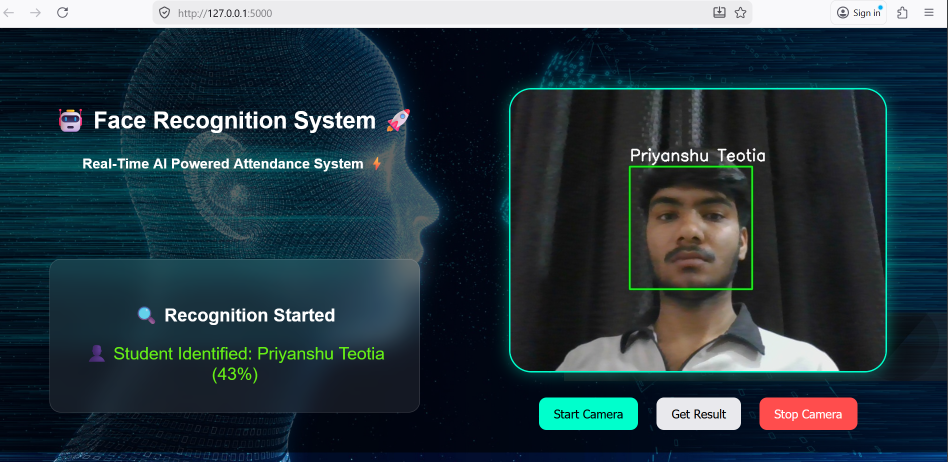
#> input picture Interface images/recognition.png, 1895 x 924 px, given as the content of the folder dataset, which was not available (shown at 1/2 size)
$ python -i trainer.py   (imports and definitions only)
#> lines starting #> are read from the running program, lines starting #| are printed output that depends on the picture
import cv2
import os
import numpy as np
from PIL import Image

# Path to dataset
path = 'dataset'

# Create LBPH recognizer
recognizer = cv2.face.LBPHFaceRecognizer_create()

detector = cv2.CascadeClassifier('cascade/haarcascade_frontalface_default.xml')

def getImagesAndLabels(path):
#> called with path = 'dataset'
    imagePaths = [os.path.join(path,f) for f in os.listdir(path)]

    faceSamples = []
    ids = []

    for imagePath in imagePaths:
        PIL_img = Image.open(imagePath).convert('L') # grayscale
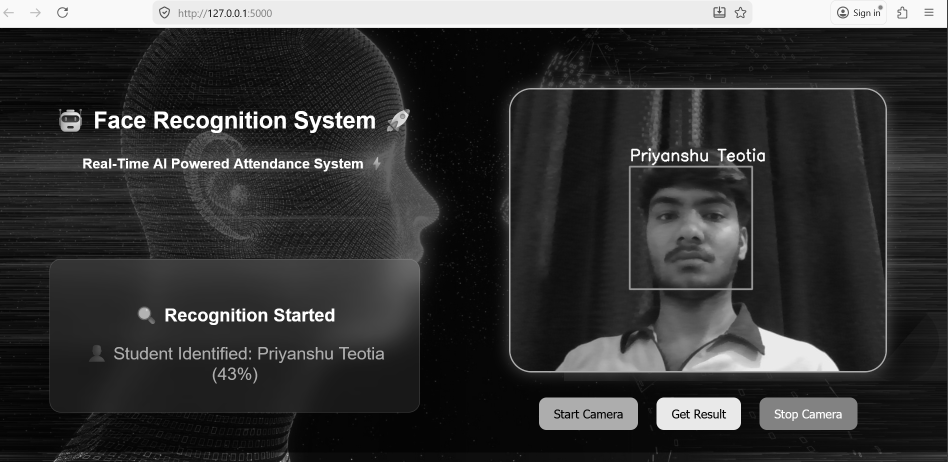
#> PIL_img: PIL image 1895x924 L (shown at 1/2 size); min 0, max 255, mean 53.6
        img_numpy = np.array(PIL_img,'uint8')

        id = int(os.path.split(imagePath)[-1].split(".")[1])

        faces = detector.detectMultiScale(img_numpy)

        for (x,y,w,h) in faces:
            faceSamples.append(img_numpy[y:y+h,x:x+w])
            ids.append(id)

    return faceSamples, ids

# [1 line not run here, left out]

# [1 line that did not run here, left out]

# [6 lines not run here, left out]

>>> result = getImagesAndLabels('Interface images/recognition.png')
#> (the run stopped early here; a loop or call above may not have finished)

$ run again, on Interface images/ui.png
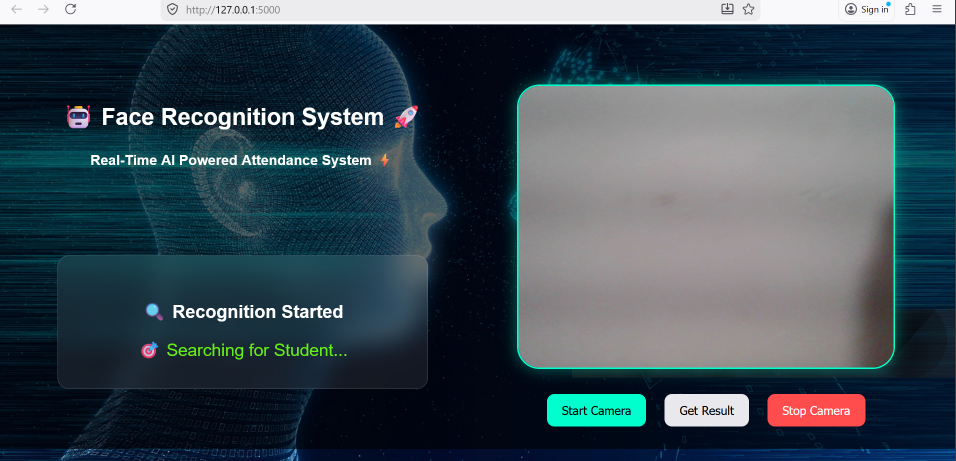
#> input picture Interface images/ui.png, 1911 x 921 px, given as the content of the folder dataset, which was not available (shown at 1/2 size)
#> in getImagesAndLabels, `PIL_img = Image.open(imagePath).convert('L')`:
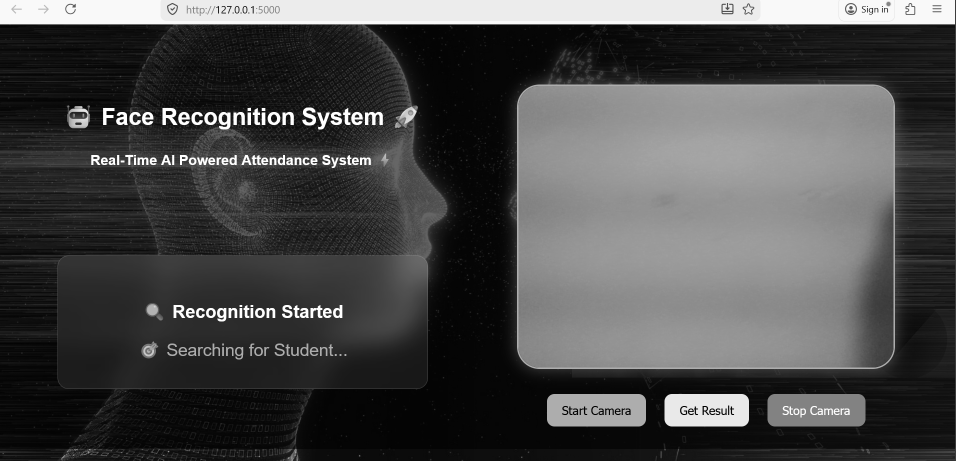
#> PIL_img: PIL image 1911x921 L (shown at 1/2 size); min 0, max 255, mean 72.9
